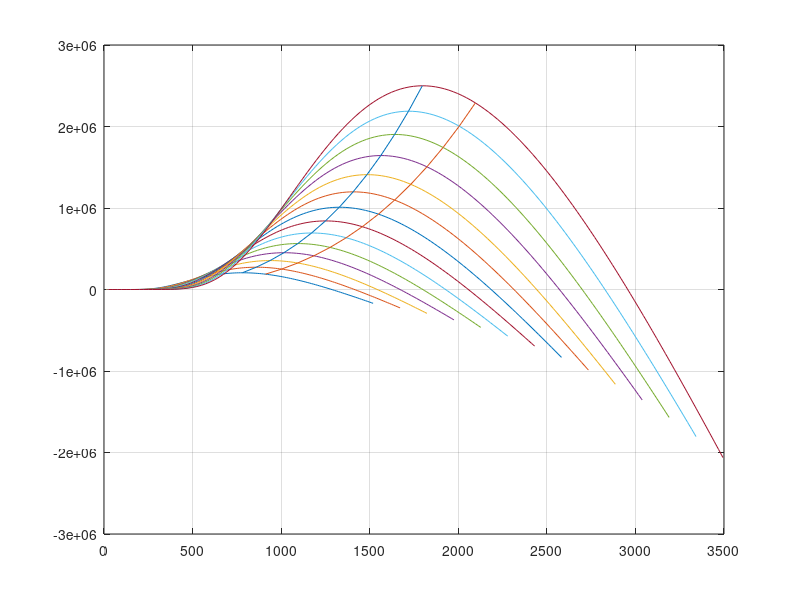

The MATLAB source for this figure:
close all
clear all
clc       
%--------------------------------------------------------------------------
%PARAMETERS OF A 2MW DFIG
%IEEE - DFIM: Chapter 3 
%--------------------------------------------------------------------------
f = 60;                     % Stator frequency (Hz)
n = 1800;                   % Synchronous speed at 50 Hz|(rev/min)
Ps = 2e6;                   % Nominal stator three-phase active power|(MW)
Vs = 690;                   % Line-to-line nominal stator voltage in rms (V)
Is = 1760;                  % Each phase nominal stator current in rms (Amp)
Tem = 12732;                % Nominal torque at generator or motor modes (N.m)
%Stator connection Star
p = 2;                      % Pole pair 
Vr = 2070;                  % Line-to-line nominal rotor voltage in rms (reached at speed near zero) (V)
%Rotor connection Star
u = 0.34;                   % Stator/rotor turns ratio (relation between the stator and rotor)
Rs = 2.6e-3;                % Stator resistance (mohm)
Lsi = 87e-6;                % Stator leakage inductance (uH)
Lm = 2.5e-3;                % Magnetizing inductace (mH)
Rres = 26.1e-3;             %% Rotor resistance (mohm)
Rind = 783e-6;              %% Rotor leakage inductance (uH)
Rr = 2.9e-3;                % Rotor resistance referred to stator (mohm)
Lsr = 87e-6;                % Rotor leakage inductance referred to the stator (uH)
Ls = Lm + Lsi;              % Stator inductance (mH)
Lr = Lm + Lsr;              % Rotor inductance (mH)
%--------------------------------------------------------------------------
%Space for Rotor Side Converter
Q = 0;                      % For Reactive power = 0
smax = 0.33;                % Maximun slip 0.25
Fs = 1.5%1.8;               % Stator Flux
Vbus_ref = 1200;            % Bus Voltage
%Mechanic 
J = 90%130                  % Inertia Kg*m^2
D = 0.1%1e-3;               % Damping friction factor N.m.s
%PI regulators
sigma = 1- Lm^2/(Ls*Lr); 
tau_i = (sigma*Lr)/Rr;
tau_n = 0.05;
wni = 100*(1/tau_i);
wnn = 1/tau_n;

kp_id = (2*wni*sigma*Lr)-Rr;
kp_iq = kp_id;

ki_id = (wni^2)*Lr*sigma;
ki_iq = ki_id;

kp_n = (2*wnn*J)/p;
ki_n = ((wnn^2)*J)/p;
%--------------------------------------------------------------------------
%Space for Grid Side Converter
Cbus = 80e-3;               % DC bus capacitance
Rg = 20e-6;                 % Grid side filter? resistance 1
Lg = 483e-6;                % Grid side filter? inductance 1e-3

Kpg = 1/(1.5*Vs*sqrt(2/3)); 
Kqg = -Kpg;

%PI regulators
tau_ig = Lg/Rg;
wnig = 60*2*pi;

kp_idg = (2*wnig*Lg)-Rg;
kp_iqg = kp_idg;
ki_idg = (wnig^2)*Lg;
ki_iqg = ki_idg;

kp_v = -1000;   
ki_v = -300000;

%--------------------------------------------------------------------------
%PWM 
fsw = 4e3;                  % Switching frequency (Hz)
Ts = 1/fsw/f;               % Sample time (sec)

%--------------------------------------------------------------------------
%Space for Three blade wind turbine model
% Beta -> Lambda Vs Cp Graph
max_rpm_t = 21.6            %Based on DFIG 50Hz relation = 1.2 for 60Hz
min_rpm_t = 10.8            %Based on DFIG 50Hz relation = 1.2 for 60Hz
max_rpm_g = 2160            %Based on DFIG 50Hz relation = 1.2 for 60Hz
min_rpm_g = 1080            %Based on DFIG 50Hz relation = 1.2 for 60Hz
N = 100;                    %Gearbox Ratio
Radio = 44;                 %Radio
ro = 1.225;                 %Air desity kg/m3           
%beta=[-2.5 -1.5 0 1.5 2.5 0];
%beta=[0 2 3 4 5 6];
beta=[0 0 0 0 0 0 0];
for k=1:1%k=1:7
    cont = 1;
    for lambda = 0.1:0.1:14
        lambdai(cont)=(1/((1/(lambda-0.02*beta(k))+(0.003/(beta(k)^3+1)))));
        Cp(cont)=0.73*(151/lambdai(cont)-0.58*beta(k)-0.002*beta(k)^2.14-13.2).*(exp(-18.4/lambdai(cont)));
        Ct(cont) = Cp (cont)/lambda;
        cont = cont+1;
    end
    lambda=[0.1:0.1:14];
    %figure (1)
    %plot(lambda,Cp), grid on, hold on,
    
    %Rotor Speed Vs Power Graph
    cont3=1;
    for Vv = 5:0.5:11.5  %Wind Velocity at 12 m/s
        cont2=1;
        for serie = 0.1:0.1:14
            Pt (cont2)= (0.5*ro*pi*(Radio)^2)*(Vv)^3*Cp(cont2);
            omega_m (cont2) = ((lambda(cont2)*Vv) /Radio)*N/(2*pi/60);            
            cont2=cont2+1;            
        end
         % Deload 10% over-speed
         cp_opt_v1= 0.4412
         lambda_opt_v1=7.2
         %
         cp_opt_deload= 0.4041
         lambda_opt_deload=8.4
         %
         Pt_opt (cont3)= (0.5*ro*pi*(Radio)^2)*(Vv)^3*(cp_opt_v1);
         omega_m_opt (cont3) = (((lambda_opt_v1)*Vv) /Radio)*N/(2*pi/60);
         % 
         Pt_deload (cont3)= (0.5*ro*pi*(Radio)^2)*(Vv)^3*(cp_opt_deload);
         omega_m_deload (cont3) = (((lambda_opt_deload)*Vv) /Radio)*N/(2*pi/60);        
         cont3=cont3+1;
         %
         figure (2)
         plot(omega_m,Pt), grid on, hold on,         
             
    end   
    plot(omega_m_opt,Pt_opt)
    plot(omega_m_deload,Pt_deload)
end
% Lambda and CP optimum
cp_opt = max(Cp)
cp_opt_abs = abs(max(Cp));
posicion=find(Cp==cp_opt);
lambda_opt = abs(lambda(posicion))
beta = beta (k)     %Pitch angle
% Wind velocity Vs Wind Power
cont2=1;
lambda=[0.1:0.1:14];
for Vv = 0.1:0.1:14
    Pt (cont2)= (0.5*ro*pi*(Radio)^2)*(Vv)^3*cp_opt;    
    omega_m (cont2) = ((lambda_opt*Vv) /Radio)*N/(2*pi/60);
    % Deload
    Pt_deload (cont2)= (0.5*ro*pi*(Radio)^2)*(Vv)^3*(cp_opt)*0.9;
    omega_m_deload (cont2) = (((lambda_opt)*0.9*Vv) /Radio)*N/(2*pi/60);
    cont2=cont2+1;
end
Vv=[0.1:0.1:14];
%figure (4)
%plot(Vv,Pt), grid on, hold on,
%figure (5)
%plot(omega_m,Pt), grid on, hold on,
%figure (6)
%plot(omega_m_deload,Pt_deload), grid on, hold on,
%--------------------------------------------------------------------------

%--------------------------------------------------------------------------
%PARAMETERS OF BESS
%--------------------------------------------------------------------------
Vdc_bat_ref= 1300;       % Bus Voltage Battery
%Space for Grid Side Converter
Cbus_bess = 15e-3;        % DC bus capacitance
%Filter
Cfilter = 80e-3;
Rfilter = 20e-3;
Lfilter = 483e-6;

